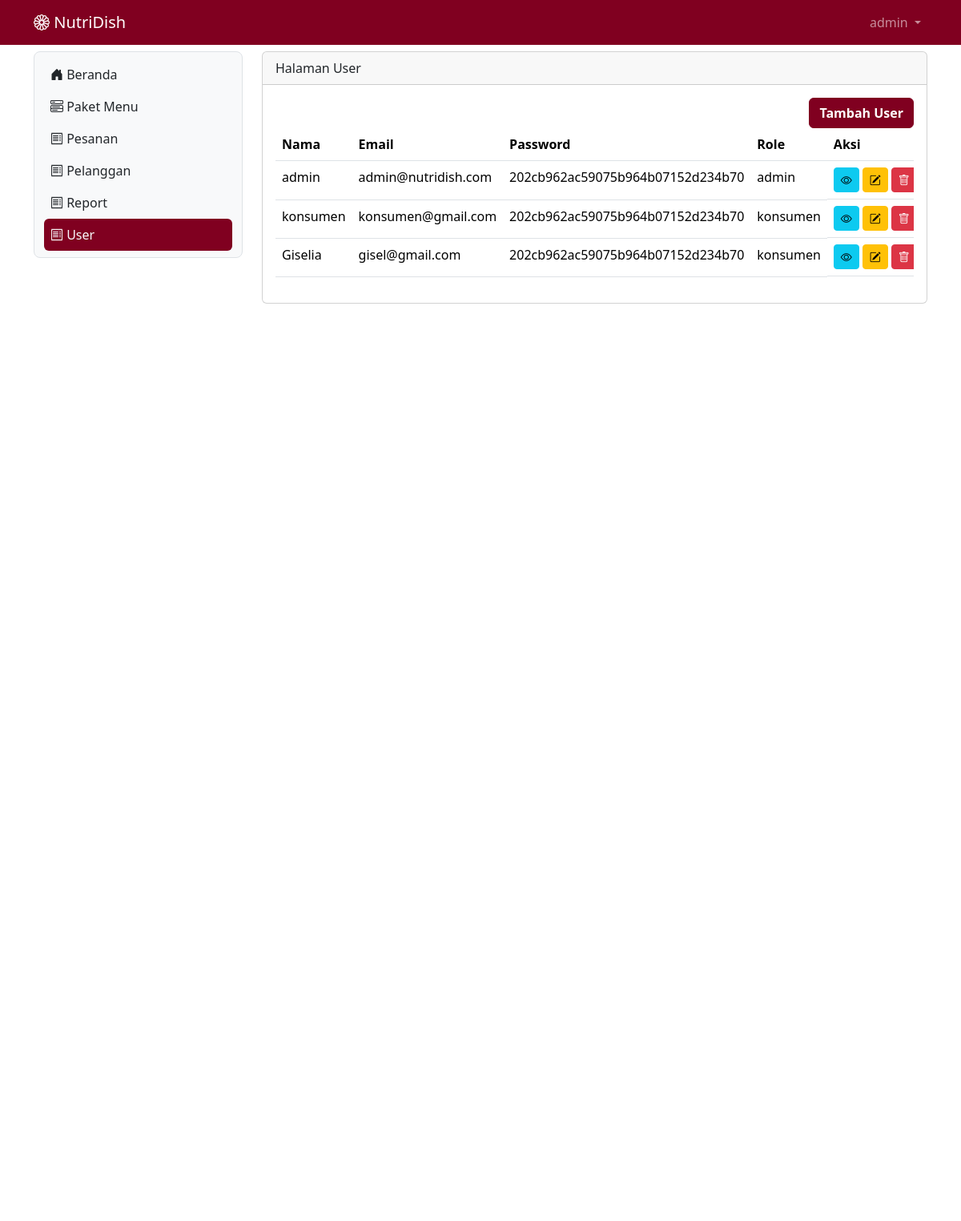
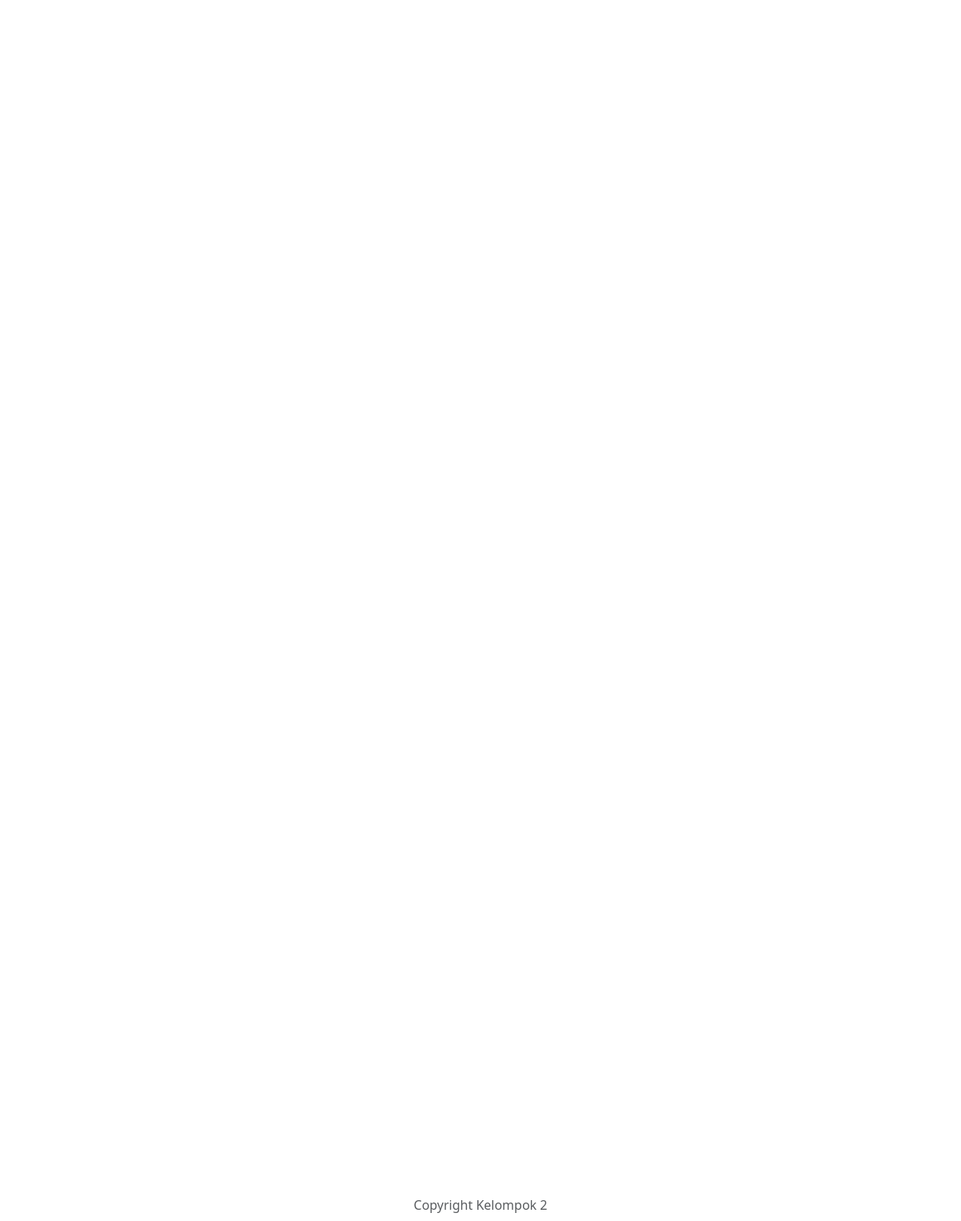
Page /user (signed in) on the committed database (2 pictures, top to bottom).
### tables this page shows
CREATE TABLE `user` (
  `id` int(11) NOT NULL,
  `nama` varchar(100) NOT NULL,
  `email` varchar(100) NOT NULL,
  `password` varchar(255) NOT NULL,
  `role` enum('admin','konsumen') DEFAULT 'konsumen'
);

### user.php (the view, shortened to what this page needs)
<?php
include "proses/koneksi.php";
$query = mysqli_query($conn, "SELECT * FROM user");
while ($record = mysqli_fetch_array($query)) {
  $result[] = $record;
}
?>
<div class="col-lg-9 mt-2">
  <div class="card">
    <div class="card-header">
      Halaman User
    </div>
    <div class="card-body">
      <div class="row">
        <div class="col d-flex justify-content-end">
          <button class="btn btn-bd-primary" data-bs-toggle="modal" data-bs-target="#ModalTambahUser">Tambah User</button>
        </div>
      </div>
      <?php
      if (empty($result)) {
        echo "Data user tidak ditemukan";
      } else {
      ?>
        <div class="table-responsive">
          <table class="table table-hover">
            <thead>
              <tr>
                <th scope="col">Nama</th>
                <th scope="col">Email</th>
                <th scope="col">Password</th>
                <th scope="col">Role</th>
                <th scope="col">Aksi</th>
              </tr>
            </thead>
            <tbody>
              <?php
              foreach ($result as $row) {
              ?>
                <tr>
                  <td><?php echo $row['nama'] ?></td>
                  <td><?php echo $row['email'] ?></td>
                  <td><?php echo $row['password'] ?></td>
                  <td><?php echo $row['role'] ?></td>
                  <td class="d-flex">
                    <button class="btn btn-info btn-sm me-1" data-bs-toggle="modal" data-bs-target="#ModalView<?php echo $row['id'] ?>"><i class="bi bi-eye"></i></button>
                    <button class="btn btn-warning btn-sm me-1" data-bs-toggle="modal" data-bs-target="#ModalEdit<?php echo $row['id'] ?>"><i class="bi bi-pencil-square"></i></button>
                    <button class="btn btn-danger btn-sm" data-bs-toggle="modal" data-bs-target="#ModalDelete<?php echo $row['id'] ?>"><i class="bi bi-trash"></i></button>
                  </td>
                </tr>
              <?php } ?>
            </tbody>
          </table>
        </div>
      <?php
      }
      ?>
    </div>
  </div>
</div>

### header.php (shortened to what this page needs)
<nav class="navbar navbar-expand navbar-dark fixed-top" style="background-color:rgb(128, 0, 32);">
  <div class="container-lg">
    <a class="navbar-brand" href="."><i class="bi bi-flower1"></i> NutriDish</a>
    <div class="collapse navbar-collapse justify-content-end" id="navbarNavDropdown">
      <ul class="navbar-nav">
        <li class="nav-item dropdown">
          <a class="nav-link dropdown-toggle" href="#" role="button" data-bs-toggle="dropdown" aria-expanded="false">
            <?php echo $hasil['nama']; ?>
          </a>
        </li>
      </ul>
    </div>
  </div>
</nav>

### user.php (style rules this page uses)
.btn-bd-primary { --bd-violet-bg: rgb(128, 0, 32); --bd-violet-rgb: 128, 0, 32; --bs-btn-font-weight: 600; --bs-btn-color: var(--bs-white); --bs-btn-bg: var(--bd-violet-bg); --bs-btn-border-color: var(--bd-violet-bg); --bs-btn-hover-color: var(--bs-white); --bs-btn-hover-bg: rgb(97, 4, 27); --bs-btn-hover-border-color: rgb(97, 4, 27); --bs-btn-focus-shadow-rgb: var(--bd-violet-rgb); --bs-btn-active-color: var(--bs-btn-hover-color); --bs-btn-active-bg: rgb(97, 4, 27); --bs-btn-active-border-color: rgb(97, 4, 27); }

### rows in the picture
user: nama "admin", email "admin@nutridish.com", password "202cb962ac59075b964b07152d234b70", role "admin"
user: nama "konsumen", email "konsumen@gmail.com", password "202cb962ac59075b964b07152d234b70", role "konsumen"
user: nama "Giselia", email "gisel@gmail.com", password "202cb962ac59075b964b07152d234b70", role "konsumen"
